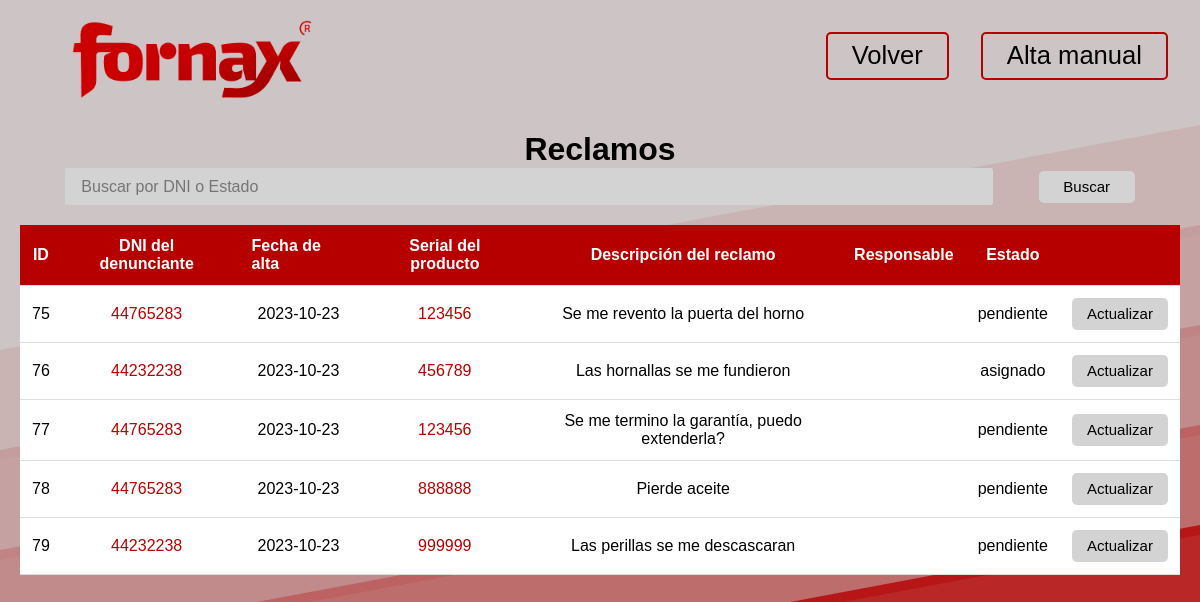
The app's page /admin/reclamos/reclamos.php (signed in), older data.
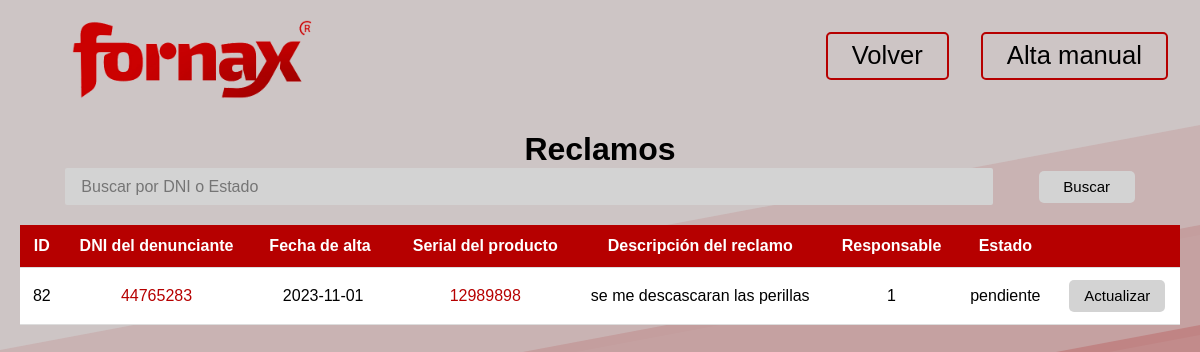
The same page, newer data.
### tables this page shows
CREATE TABLE `reclamos` (
  `id` int(11) NOT NULL,
  `dni` varchar(8) NOT NULL,
  `fecha` date NOT NULL,
  `serial` varchar(15) NOT NULL,
  `descripcion` varchar(100) NOT NULL,
  `idestado` varchar(3) DEFAULT NULL
);

CREATE TABLE `estados` (
  `idestado` varchar(3) NOT NULL,
  `nombre` varchar(15) DEFAULT NULL,
  `descripcion` varchar(50) DEFAULT NULL,
  `responsable` int(11) NOT NULL
);

### admin/reclamos/reclamos.php (the view, shortened to what this page needs)
<?php
$conn = new mysqli("localhost", "root", "", "fornaxpost");
$sql = "SELECT r.id, r.dni, r.fecha, r.serial, r.descripcion, e.idestado, e.nombre AS estado, e.descripcion AS estado_descripcion, e.responsable AS estado_responsable
        FROM reclamos AS r
        JOIN estados AS e ON r.idestado = e.idestado
        ORDER BY e.responsable";
$result = $conn->query($sql);
?>
<!DOCTYPE html>
<html lang="en">
<head>
    <link rel="stylesheet" href="styles.css">
</head>
<body>
    <div class="header">
        <div class="logo">
            <img src="logo-fornax-png.png">
        </div>
        <nav class="menu">
            <div class="nav-links">
                <a href="../admin.php">Volver</a>
            </div>
            <div class="nav-links">
                <a href="../../reclamos/cliente.php">Alta manual</a>
            </div>
        </nav>
    </div>
    <div class="table-container">
        <h1>Reclamos</h1>
        <div class="search-bar">
            <input type="text" id="dniSearch" placeholder="Buscar por DNI o Estado">
            <button class='boton' onclick="buscarReclamosPorDNI()">Buscar</button>
        </div>
        <table>
            <thead>
                <tr>
                    <th>ID</th>
                    <th>DNI del denunciante</th>
                    <th class="wider-cell">Fecha de alta</th>
                    <th>Serial del producto</th>
                    <th>Descripción del reclamo</th>
                    <th>Responsable</th>
                    <th>Estado</th>
                    <th></th>
                </tr>
            </thead>
            <tbody id='reclamosTable'>
                <?php
                if ($result->num_rows > 0) {
                    while ($row = $result->fetch_assoc()) {
                        echo "<tr>";
                        echo "<td>" . $row["id"] . "</td>";
                        echo "<td class='cliente-link' data-dni='" . $row["dni"] . "'>" . $row["dni"] . "</td>";
                        echo "<td>" . $row["fecha"] . "</td>";
                        echo "<td class='artefacto-link' data-serial='" . $row["serial"] . "'>" . $row["serial"] . "</td>";
                        echo "<td>" . $row["descripcion"] . "</td>";
                        echo "<td>" . $row["estado_responsable"] . "</td>";
                        echo "<td>" . $row["estado"] . "</td>";
                        echo "<td><button class='boton' onclick='actualizarReclamo(" . $row["id"] . ")'>Actualizar</button></td>";
                        echo "</tr>";
                    }
                } else {
                    echo "<tr><td colspan='9'>No hay reclamos disponibles.</td></tr>";
                }
                ?>
            </tbody>
        </table>
    </div>
</body>
</html>

### admin/reclamos/styles.css (style rules this page uses)
* { box-sizing: border-box; margin: 0; padding: 0; font-family: "Nunito", sans-serif; }
body { background-color: #cdc5c5; background-attachment: fixed; background-size: cover; height: 100vh; width: 100vw; display: flex; flex-direction: column; }
.header { display: flex; justify-content: space-between; align-items: center; padding: 0 2rem; }
.logo img { padding-top: 1rem; width: 20rem; height: auto; transition: all 0.1s; cursor: pointer; }
.nav-links { display: flex; align-items: center; border-radius: 5px; border: 2px solid #b60000; gap: 2rem; height: 3rem; padding: 0.5rem; justify-content: center; }
.nav-links a { text-decoration: none; color: black; display: inline-block; padding-left: 1rem; padding-right: 1rem; padding-top: 0.25rem; padding-bottom: 0.25rem; transition: all 0.1s; cursor: pointer; font-size: 1.6rem; }
.cliente-link { cursor: pointer; color: #b60000; }
.artefacto-link { cursor: pointer; color: #b60000; }
nav { display: flex; justify-content: space-between; align-items: center; gap: 2rem; }
input { width: 80%; height: 2.3rem; background: lightgray; border: none; border-radius: 2px; padding: 1rem; font-size: 16px; }
button { height: 4rem; width: 10rem; font-size: 20px; border: none; border-radius: 5px; transition: all 0.1s; background-color: lightgray; }
.table-container { max-height: 90vh; overflow-y: auto; padding: 20px; text-align: center; }
table { width: 100%; border-collapse: collapse; background-color: white; max-height: 100%; }
.search-bar { margin-bottom: 20px; display: flex; justify-content: space-evenly; align-items: center; }
thead { background-color: #b60000; color: white; }
th, td { padding: 12px; text-align: center; border-bottom: 1px solid #ddd; }
.boton { height: 2rem; width: 6rem; font-size: 15px; border: none; border-radius: 5px; transition: all 0.1s; background-color: lightgray; }
.wider-cell { padding: 8px 20px; text-align: left; border-bottom: 1px solid #ddd; }

Row changes from the older to the newer data that the page shows:
removed reclamos: id "75", dni "44765283", fecha "2023-10-23", serial "123456", descripcion "Se me revento la puerta del horno", idestado.nombre "pendiente"
removed reclamos: id "76", dni "44232238", fecha "2023-10-23", serial "456789", descripcion "Las hornallas se me fundieron", idestado.nombre "asignado"
removed reclamos: id "77", dni "44765283", fecha "2023-10-23", serial "123456", descripcion "Se me termino la garantía, puedo extenderla?", idestado.nombre "pendiente"
removed reclamos: id "78", dni "44765283", fecha "2023-10-23", serial "888888", descripcion "Pierde aceite", idestado.nombre "pendiente"
removed reclamos: id "79", dni "44232238", fecha "2023-10-23", serial "999999", descripcion "Las perillas se me descascaran", idestado.nombre "pendiente"
added reclamos: id "82", dni "44765283", fecha "2023-11-01", serial "12989898", descripcion "se me descascaran las perillas", idestado.responsable "1", idestado.nombre "pendiente"
